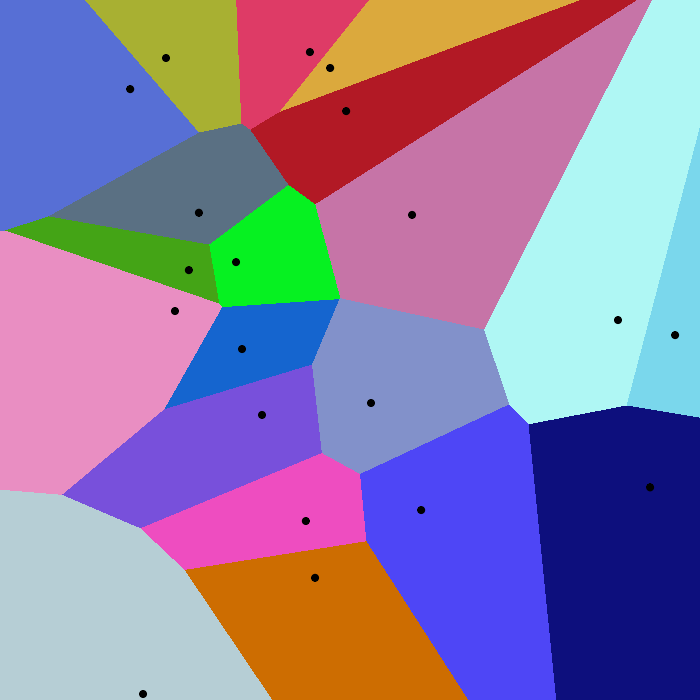
#> input picture src/utils/wiki.png, 700 x 700 px
$ python get_wiki.py
#> lines starting #> are read from the running program, lines starting #| are printed output that depends on the picture; after the words box and inside, x2 and y2 are one past the last pixel; in counts of white or black regions, pixels touching at a corner belong together
import cv2
import numpy as np

# extracts a testcase from wiki.png

img = cv2.imread('wiki.png', cv2.IMREAD_COLOR)
#> img is the input picture: shape (700, 700, 3); mean B, G, R 163.3, 125.8, 142.7
gray = cv2.cvtColor(img, cv2.COLOR_BGR2GRAY)
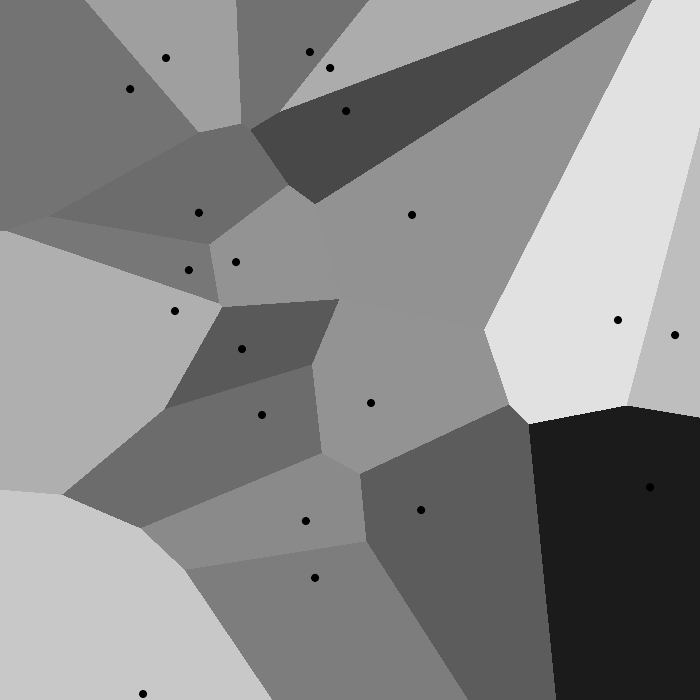
#> gray: shape (700, 700); min 0, max 225, mean 135.1
_,bw = cv2.threshold(gray,1,255,cv2.THRESH_BINARY)
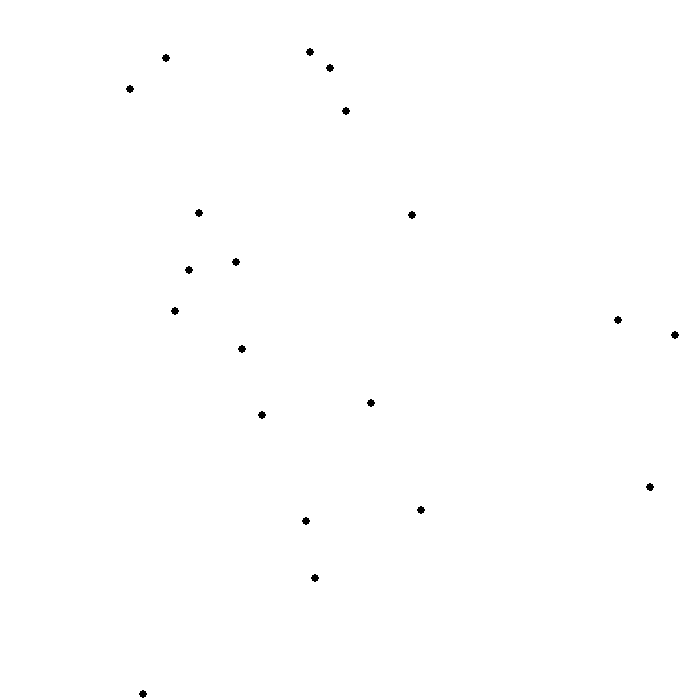
#> bw: shape (700, 700); 99.8% white; 20 black regions, largest, box (x1, y1, x2, y2) and area: (646, 483, 654, 491) 45, (306, 48, 314, 56) 44, (162, 54, 170, 62) 44

kernel = np.ones((6, 6), np.uint8)
erosion = cv2.dilate(bw, kernel, iterations = 1)
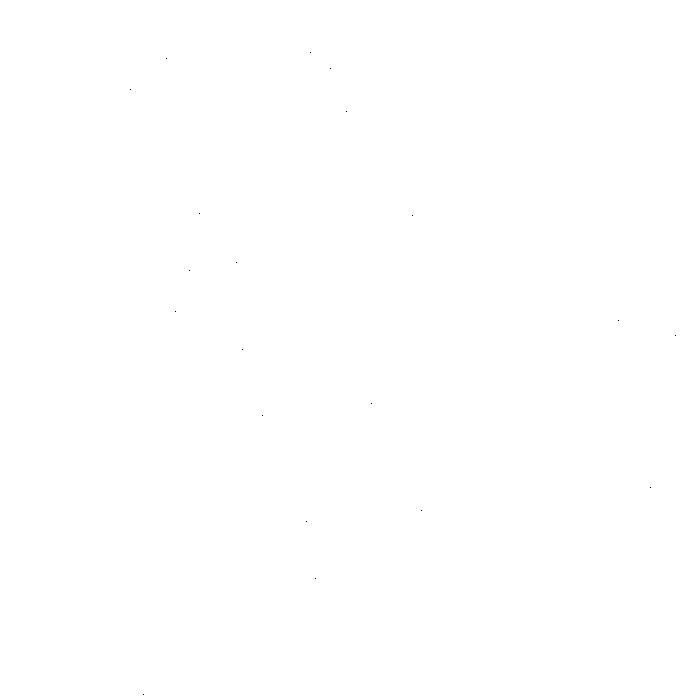
#> erosion: shape (700, 700); 100% white; black in thin lines or dots, all inside (x1, y1, x2, y2) = (130, 52, 676, 695)

tup = np.where(erosion < 255)
#> tup = 20 positions, rows 52 to 694, columns 130 to 675
l = list(zip(tup[0], tup[1]))
#> l = [(52, 310), (58, 166), (68, 330), (89, 130), (111, 346), (213, 199), (215, 412), (262, 236), (270, 189), (311, 175), (320, 618), (335, 675), (349, 242), (403, 371), (415, 262), (487, 650), (510, 421), (521, 306), (578, 315), (694, 143)]
print(len(l))
#| 20
for pt in l:
    print('{} {}'.format(pt[1], -pt[0]))
#> this loop made 20 passes
#| 310 -52
#| 166 -58
#| 330 -68
#| 130 -89
#| 346 -111
#| 199 -213
#| 412 -215
#| 236 -262
#> (further printed lines are left out)
